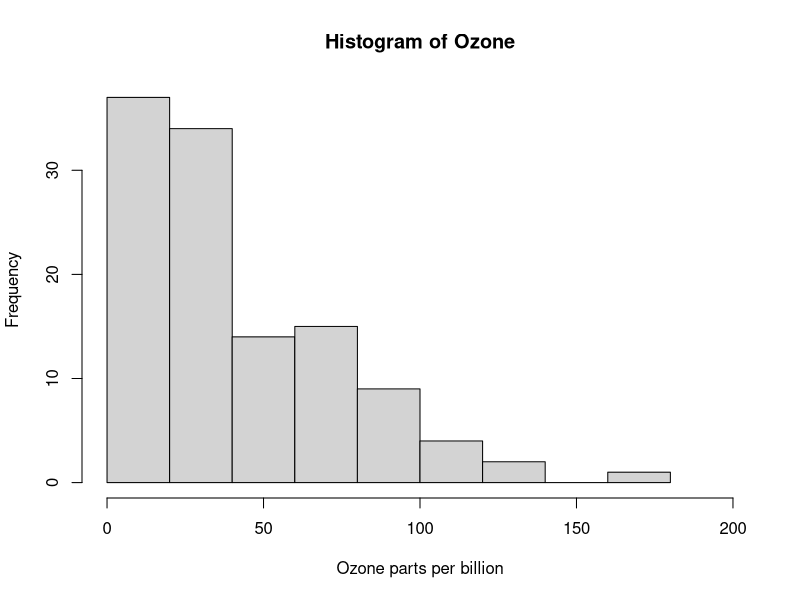
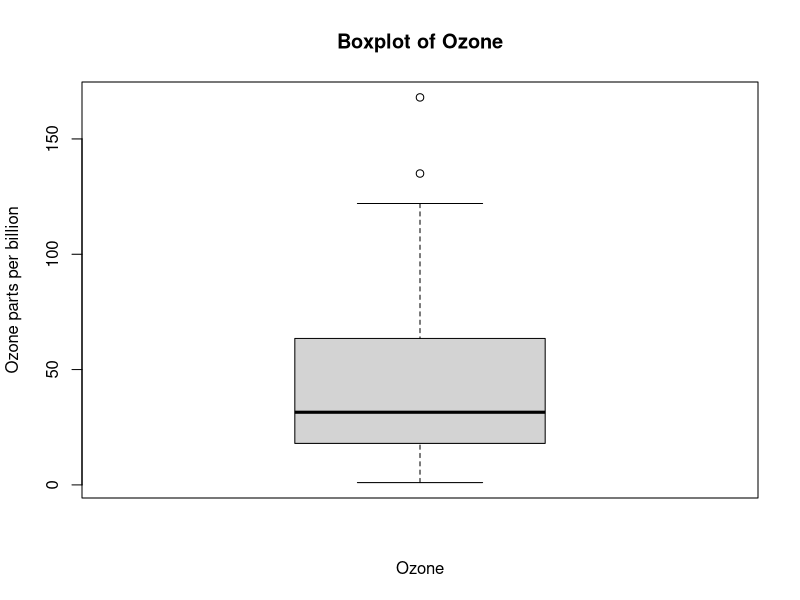
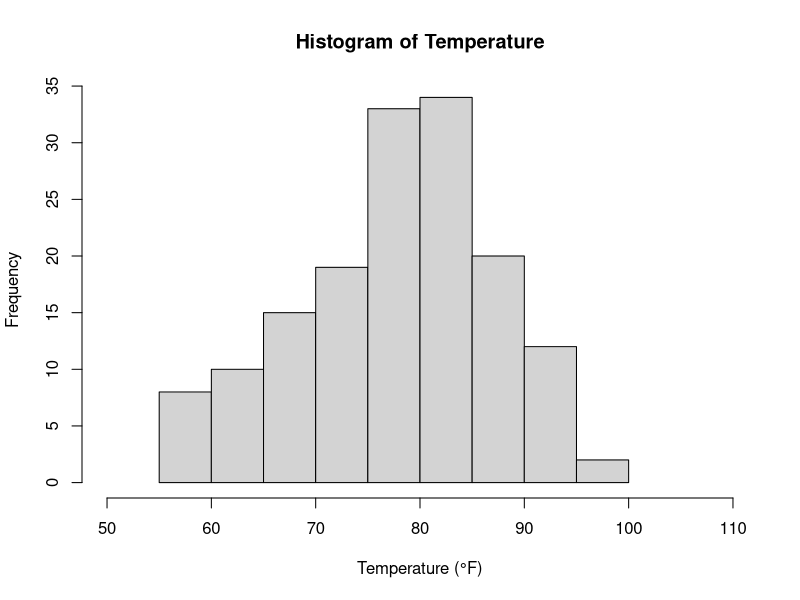
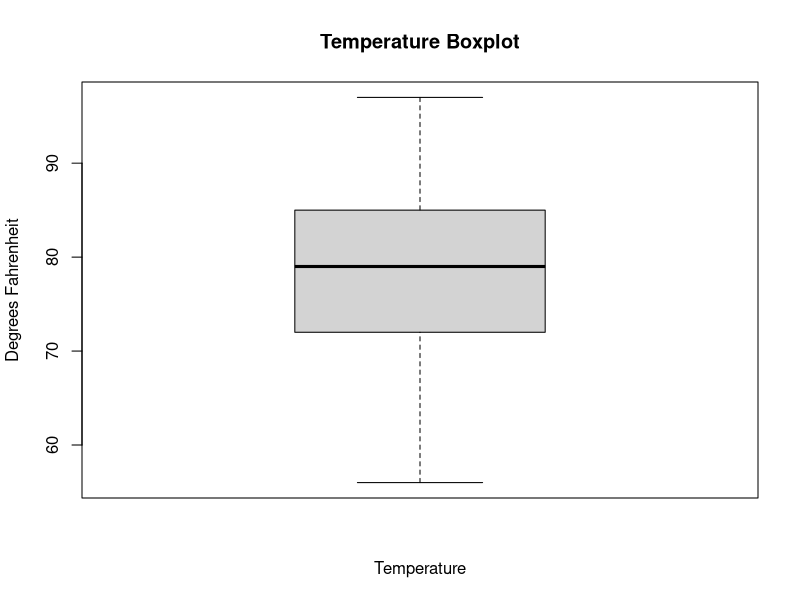
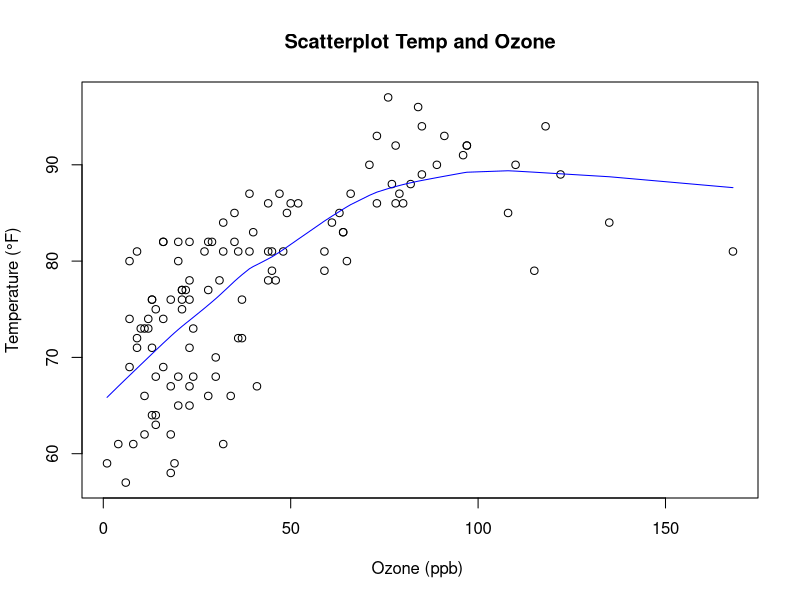

The R source for these figures, in order:
## ---- chunk 1
knitr::opts_chunk$set(echo = TRUE)
## ---- chunk 2
head(airquality)
## ---- chunk 3
date()
## ---- chunk 4
summary(airquality)
## ---- chunk 5
mean(airquality$Ozone, na.rm=TRUE)
## ---- chunk 6
median(airquality$Ozone, na.rm=TRUE)
## ---- chunk 7
range(airquality$Ozone, na.rm=TRUE)
## ---- chunk 8
Ozone <- airquality$Ozone[!is.na(airquality$Ozone)]
hist(Ozone, xlim=c(0,200), xlab="Ozone parts per billion")
boxplot(Ozone, main="Boxplot of Ozone", xlab="Ozone", ylab="Ozone parts per billion")
## ---- chunk 9
Temperature <- airquality$Temp[!is.na(airquality$Temp)]
mean(Temperature)
## ---- chunk 10
median(Temperature)
## ---- chunk 11
range(Temperature)
## ---- chunk 12
hist(Temperature, xlim=c(50,110), xlab="Temperature (\u00B0F)")
boxplot(Temperature, main="Temperature Boxplot", xlab="Temperature", ylab="Degrees Fahrenheit")
## ---- chunk 13
Ozone <- airquality$Ozone[!is.na(airquality$Ozone)]
Temperature <- airquality$Temp[!is.na(airquality$Ozone)]
cor(Ozone, Temperature, method=c("pearson", "kendall", "spearman"))
## ---- chunk 14
plot(Ozone, Temperature, main="Scatterplot Temp and Ozone", xlab="Ozone (ppb) ", ylab="Temperature (\u00B0F)")
lines(lowess(Ozone, Temperature), col="blue")
